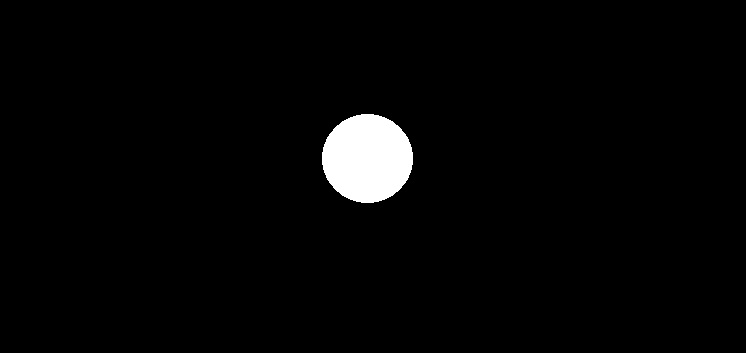
#> input picture test.jpg, 746 x 353 px; the run also reads 1 picture not shown here
$ python test4.py
#> lines starting #> are read from the running program, lines starting #| are printed output that depends on the picture
### detect_circle.py
import numpy as np
import cv2
import time
import multiprocessing
from math import ceil, floor

def haar_circle_bl(size):
    if size < 3:
        raise Exception("must be size 3 or greater")
    else:

        haar = np.ones((size, size))
        radius = size // 4
        center = size // 2
        for i in range(size):
            for j in range(size):
                if ((i-center) ** 2 + (j-center) ** 2) ** 0.5 <= floor(center * 0.789):
                    haar[i][j] = -1
        return haar

# [25 lines left out: functions mask, slide, final, not called in this run]

# [28 lines that do not run on import are left out]


### test4.py
import numpy as np
import cv2
import time
import multiprocessing
from math import ceil, floor

from detect_circle import haar_circle_bl

print(1)
temp = cv2.imread("test.jpg", 0)
#> temp is the input picture: shape (353, 746); min 0, max 255, mean 6.1
temp = cv2.resize(temp, None, fx=1, fy=1, interpolation=cv2.INTER_NEAREST)
og = cv2.imread("reduced.jpg")
og = temp
cv2.imwrite("reduced.jpg",og)
for i in range(5,250):

    mask = haar_circle_bl(i)/(i**2)*0.82
    end = cv2.filter2D(src=og,ddepth=-1, kernel=mask)

    max_index_flat = np.argmax(end)
    max_index = np.unravel_index(max_index_flat, end.shape)
    #print("Index of maximum value:", max_index)
    end[max_index[0]][max_index[1]] = 255
    cv2.imwrite(f"convolutions/{i}.jpg",end)
#> this loop made 245 passes
#> (max_index_flat, max_index) on passes 1 to 3: (89128, (119, 354)), (130960, (175, 410)), (87646, (117, 364))
#> pass 1, `end = cv2.filter2D(src=og,ddepth=-1, kernel=mask)`:
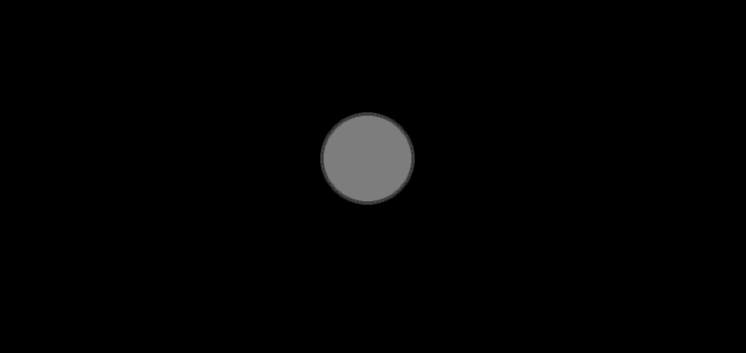
#> end: shape (353, 746); min 0, max 126, mean 3
#> pass 2, `end = cv2.filter2D(src=og,ddepth=-1, kernel=mask)`:
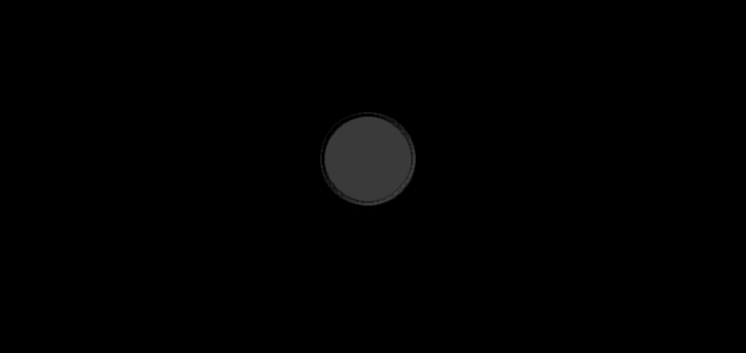
#> end: shape (353, 746); min 0, max 70, mean 1.4
#> after the loop:
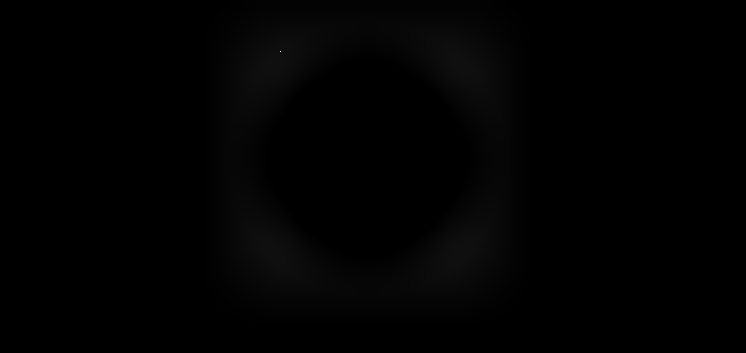
#> end: shape (353, 746); min 0, max 255, mean 1.7

print("3")
print(np.sum(mask))
